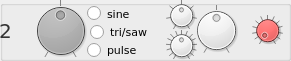
    <widget class="QGroupBox" name="osc2">
     <property name="enabled">
      <bool>true</bool>
     </property>
     <property name="geometry">
      <rect>
       <x>14</x>
       <y>114</y>
       <width>291</width>
       <height>61</height>
      </rect>
     </property>
     <property name="styleSheet">
      <string notr="true"/>
     </property>
     <widget class="QRadioButton" name="osc_2_waveform_tri">
      <property name="geometry">
       <rect>
        <x>90</x>
        <y>22</y>
        <width>71</width>
        <height>20</height>
       </rect>
      </property>
      <property name="font">
       <font>
        <family>DejaVu Sans</family>
        <pointsize>8</pointsize>
       </font>
      </property>
      <property name="text">
       <string>tri/saw</string>
      </property>
      <attribute name="buttonGroup">
       <string notr="true">osc_2_waveform</string>
      </attribute>
     </widget>
     <widget class="QRadioButton" name="osc_2_waveform_pul">
      <property name="geometry">
       <rect>
        <x>87</x>
        <y>40</y>
        <width>60</width>
        <height>20</height>
       </rect>
      </property>
      <property name="font">
       <font>
        <family>DejaVu Sans</family>
        <pointsize>8</pointsize>
       </font>
      </property>
      <property name="text">
       <string>pulse</string>
      </property>
      <attribute name="buttonGroup">
       <string notr="true">osc_2_waveform</string>
      </attribute>
     </widget>
     <widget class="QRadioButton" name="osc_2_waveform_sin">
      <property name="geometry">
       <rect>
        <x>87</x>
        <y>4</y>
        <width>60</width>
        <height>19</height>
       </rect>
      </property>
      <property name="font">
       <font>
        <family>DejaVu Sans</family>
        <pointsize>8</pointsize>
       </font>
      </property>
      <property name="text">
       <string>sine</string>
      </property>
      <attribute name="buttonGroup">
       <string notr="true">osc_2_waveform</string>
      </attribute>
     </widget>
     <widget class="QLabel" name="osc_2_label">
      <property name="geometry">
       <rect>
        <x>-10</x>
        <y>10</y>
        <width>31</width>
        <height>41</height>
       </rect>
      </property>
      <property name="font">
       <font>
        <family>DejaVu Sans</family>
        <pointsize>15</pointsize>
        <weight>50</weight>
        <bold>false</bold>
       </font>
      </property>
      <property name="styleSheet">
       <string notr="true">color: #333</string>
      </property>
      <property name="text">
       <string>2</string>
      </property>
      <property name="alignment">
       <set>Qt::AlignCenter</set>
      </property>
     </widget>
     <widget class="QDial" name="osc_2_shape">
      <property name="geometry">
       <rect>
        <x>30</x>
        <y>0</y>
        <width>61</width>
        <height>61</height>
       </rect>
      </property>
      <property name="toolTip">
       <string>&lt;html&gt;&lt;head/&gt;&lt;body&gt;&lt;p&gt;oscilator shape&lt;/span&gt;&lt;/p&gt;&lt;/body&gt;&lt;/html&gt;</string>
      </property>
      <property name="styleSheet">
       <string notr="true">background-color:darkgrey</string>
      </property>
      <property name="minimum">
       <number>-100</number>
      </property>
      <property name="maximum">
       <number>100</number>
      </property>
      <property name="invertedControls">
       <bool>false</bool>
      </property>
      <property name="notchTarget">
       <double>100.000000000000000</double>
      </property>
      <property name="notchesVisible">
       <bool>true</bool>
      </property>
     </widget>
     <widget class="QDial" name="osc_2_octave">
      <property name="geometry">
       <rect>
        <x>166</x>
        <y>0</y>
        <width>31</width>
        <height>31</height>
       </rect>
      </property>
      <property name="palette">
       <palette>
        <active>
         <colorrole role="Button">
          <brush brushstyle="SolidPattern">
           <color alpha="255">
            <red>239</red>
            <green>239</green>
            <blue>239</blue>
           </color>
          </brush>
         </colorrole>
         <colorrole role="Base">
          <brush brushstyle="SolidPattern">
           <color alpha="255">
            <red>239</red>
            <green>239</green>
            <blue>239</blue>
           </color>
          </brush>
         </colorrole>
         <colorrole role="Window">
          <brush brushstyle="SolidPattern">
           <color alpha="255">
            <red>239</red>
            <green>239</green>
            <blue>239</blue>
           </color>
          </brush>
         </colorrole>
         <colorrole role="Highlight">
          <brush brushstyle="SolidPattern">
           <color alpha="255">
            <red>0</red>
            <green>100</green>
            <blue>0</blue>
           </color>
          </brush>
         </colorrole>
        </active>
        <inactive>
         <colorrole role="Button">
          <brush brushstyle="SolidPattern">
           <color alpha="255">
            <red>239</red>
            <green>239</green>
            <blue>239</blue>
           </color>
          </brush>
         </colorrole>
         <colorrole role="Base">
          <brush brushstyle="SolidPattern">
           <color alpha="255">
            <red>239</red>
            <green>239</green>
            <blue>239</blue>
           </color>
          </brush>
         </colorrole>
         <colorrole role="Window">
          <brush brushstyle="SolidPattern">
           <color alpha="255">
            <red>239</red>
            <green>239</green>
            <blue>239</blue>
           </color>
          </brush>
         </colorrole>
         <colorrole role="Highlight">
          <brush brushstyle="SolidPattern">
           <color alpha="255">
            <red>0</red>
            <green>100</green>
            <blue>0</blue>
           </color>
          </brush>
         </colorrole>
        </inactive>
        <disabled>
         <colorrole role="Button">
          <brush brushstyle="SolidPattern">
           <color alpha="255">
            <red>239</red>
            <green>239</green>
            <blue>239</blue>
           </color>
          </brush>
         </colorrole>
         <colorrole role="Base">
          <brush brushstyle="SolidPattern">
           <color alpha="255">
            <red>239</red>
            <green>239</green>
            <blue>239</blue>
           </color>
          </brush>
         </colorrole>
         <colorrole role="Window">
          <brush brushstyle="SolidPattern">
           <color alpha="255">
            <red>239</red>
            <green>239</green>
            <blue>239</blue>
           </color>
          </brush>
         </colorrole>
         <colorrole role="Highlight">
          <brush brushstyle="SolidPattern">
           <color alpha="255">
            <red>0</red>
            <green>100</green>
            <blue>0</blue>
           </color>
          </brush>
         </colorrole>
        </disabled>
       </palette>
      </property>
      <property name="toolTip">
       <string>&lt;html&gt;&lt;head/&gt;&lt;body&gt;&lt;p&gt;octave&lt;/p&gt;&lt;/body&gt;&lt;/html&gt;</string>
      </property>
      <property name="styleSheet">
       <string notr="true"/>
      </property>
      <property name="minimum">
       <number>-3</number>
      </property>
      <property name="maximum">
       <number>3</number>
      </property>
      <property name="pageStep">
       <number>1</number>
      </property>
      <property name="wrapping">
       <bool>false</bool>
      </property>
      <property name="notchesVisible">
       <bool>true</bool>
      </property>
     </widget>
     <widget class="QDial" name="osc_2_pitch_semi">
      <property name="geometry">
       <rect>
        <x>166</x>
        <y>30</y>
        <width>31</width>
        <height>31</height>
       </rect>
      </property>
      <property name="palette">
       <palette>
        <active>
         <colorrole role="Button">
          <brush brushstyle="SolidPattern">
           <color alpha="255">
            <red>239</red>
            <green>239</green>
            <blue>239</blue>
           </color>
          </brush>
         </colorrole>
         <colorrole role="Base">
          <brush brushstyle="SolidPattern">
           <color alpha="255">
            <red>239</red>
            <green>239</green>
            <blue>239</blue>
           </color>
          </brush>
         </colorrole>
         <colorrole role="Window">
          <brush brushstyle="SolidPattern">
           <color alpha="255">
            <red>239</red>
            <green>239</green>
            <blue>239</blue>
           </color>
          </brush>
         </colorrole>
         <colorrole role="Highlight">
          <brush brushstyle="SolidPattern">
           <color alpha="255">
            <red>0</red>
            <green>100</green>
            <blue>0</blue>
           </color>
          </brush>
         </colorrole>
        </active>
        <inactive>
         <colorrole role="Button">
          <brush brushstyle="SolidPattern">
           <color alpha="255">
            <red>239</red>
            <green>239</green>
            <blue>239</blue>
           </color>
          </brush>
         </colorrole>
         <colorrole role="Base">
          <brush brushstyle="SolidPattern">
           <color alpha="255">
            <red>239</red>
            <green>239</green>
            <blue>239</blue>
           </color>
          </brush>
         </colorrole>
         <colorrole role="Window">
          <brush brushstyle="SolidPattern">
           <color alpha="255">
            <red>239</red>
            <green>239</green>
            <blue>239</blue>
           </color>
          </brush>
         </colorrole>
         <colorrole role="Highlight">
          <brush brushstyle="SolidPattern">
           <color alpha="255">
            <red>0</red>
            <green>100</green>
            <blue>0</blue>
           </color>
          </brush>
         </colorrole>
        </inactive>
        <disabled>
         <colorrole role="Button">
          <brush brushstyle="SolidPattern">
           <color alpha="255">
            <red>239</red>
            <green>239</green>
            <blue>239</blue>
           </color>
          </brush>
         </colorrole>
         <colorrole role="Base">
          <brush brushstyle="SolidPattern">
           <color alpha="255">
            <red>239</red>
            <green>239</green>
            <blue>239</blue>
           </color>
          </brush>
         </colorrole>
         <colorrole role="Window">
          <brush brushstyle="SolidPattern">
           <color alpha="255">
            <red>239</red>
            <green>239</green>
            <blue>239</blue>
           </color>
          </brush>
         </colorrole>
         <colorrole role="Highlight">
          <brush brushstyle="SolidPattern">
           <color alpha="255">
            <red>0</red>
            <green>100</green>
            <blue>0</blue>
           </color>
          </brush>
         </colorrole>
        </disabled>
       </palette>
      </property>
      <property name="toolTip">
       <string>&lt;html&gt;&lt;head/&gt;&lt;body&gt;&lt;p&gt;semitone&lt;/p&gt;&lt;/body&gt;&lt;/html&gt;</string>
      </property>
      <property name="styleSheet">
       <string notr="true"/>
      </property>
      <property name="minimum">
       <number>-7</number>
      </property>
      <property name="maximum">
       <number>7</number>
      </property>
      <property name="pageStep">
       <number>1</number>
      </property>
      <property name="notchTarget">
       <double>0.000000000000000</double>
      </property>
      <property name="notchesVisible">
       <bool>true</bool>
      </property>
     </widget>
     <widget class="QDial" name="osc_2_pitch_fine">
      <property name="geometry">
       <rect>
        <x>191</x>
        <y>0</y>
        <width>51</width>
        <height>61</height>
       </rect>
      </property>
      <property name="toolTip">
       <string>&lt;html&gt;&lt;head/&gt;&lt;body&gt;&lt;p&gt;fine tune&lt;/p&gt;&lt;/body&gt;&lt;/html&gt;</string>
      </property>
      <property name="styleSheet">
       <string notr="true"/>
      </property>
      <property name="minimum">
       <number>-999</number>
      </property>
      <property name="maximum">
       <number>999</number>
      </property>
      <property name="singleStep">
       <number>1</number>
      </property>
      <property name="notchTarget">
       <double>500.000000000000000</double>
      </property>
      <property name="notchesVisible">
       <bool>true</bool>
      </property>
     </widget>
     <widget class="QDial" name="osc_2_p_wheel_range">
      <property name="geometry">
       <rect>
        <x>252</x>
        <y>10</y>
        <width>31</width>
        <height>41</height>
       </rect>
      </property>
      <property name="palette">
       <palette>
        <active>
         <colorrole role="Button">
          <brush brushstyle="SolidPattern">
           <color alpha="255">
            <red>255</red>
            <green>0</green>
            <blue>0</blue>
           </color>
          </brush>
         </colorrole>
         <colorrole role="Base">
          <brush brushstyle="SolidPattern">
           <color alpha="255">
            <red>255</red>
            <green>0</green>
            <blue>0</blue>
           </color>
          </brush>
         </colorrole>
         <colorrole role="Window">
          <brush brushstyle="SolidPattern">
           <color alpha="255">
            <red>255</red>
            <green>0</green>
            <blue>0</blue>
           </color>
          </brush>
         </colorrole>
         <colorrole role="Highlight">
          <brush brushstyle="SolidPattern">
           <color alpha="255">
            <red>0</red>
            <green>100</green>
            <blue>0</blue>
           </color>
          </brush>
         </colorrole>
        </active>
        <inactive>
         <colorrole role="Button">
          <brush brushstyle="SolidPattern">
           <color alpha="255">
            <red>255</red>
            <green>0</green>
            <blue>0</blue>
           </color>
          </brush>
         </colorrole>
         <colorrole role="Base">
          <brush brushstyle="SolidPattern">
           <color alpha="255">
            <red>255</red>
            <green>0</green>
            <blue>0</blue>
           </color>
          </brush>
         </colorrole>
         <colorrole role="Window">
          <brush brushstyle="SolidPattern">
           <color alpha="255">
            <red>255</red>
            <green>0</green>
            <blue>0</blue>
           </color>
          </brush>
         </colorrole>
         <colorrole role="Highlight">
          <brush brushstyle="SolidPattern">
           <color alpha="255">
            <red>0</red>
            <green>100</green>
            <blue>0</blue>
           </color>
          </brush>
         </colorrole>
        </inactive>
        <disabled>
         <colorrole role="Button">
          <brush brushstyle="SolidPattern">
           <color alpha="255">
            <red>255</red>
            <green>0</green>
            <blue>0</blue>
           </color>
          </brush>
         </colorrole>
         <colorrole role="Base">
          <brush brushstyle="SolidPattern">
           <color alpha="255">
            <red>255</red>
            <green>0</green>
            <blue>0</blue>
           </color>
          </brush>
         </colorrole>
         <colorrole role="Window">
          <brush brushstyle="SolidPattern">
           <color alpha="255">
            <red>255</red>
            <green>0</green>
            <blue>0</blue>
           </color>
          </brush>
         </colorrole>
         <colorrole role="Highlight">
          <brush brushstyle="SolidPattern">
           <color alpha="255">
            <red>0</red>
            <green>100</green>
            <blue>0</blue>
           </color>
          </brush>
         </colorrole>
        </disabled>
       </palette>
      </property>
      <property name="font">
       <font>
        <pointsize>10</pointsize>
       </font>
      </property>
      <property name="toolTip">
       <string>&lt;html&gt;&lt;head/&gt;&lt;body&gt;&lt;p&gt;pitchbend range&lt;/p&gt;&lt;/body&gt;&lt;/html&gt;</string>
      </property>
      <property name="styleSheet">
       <string notr="true">background-color:red</string>
      </property>
      <property name="minimum">
       <number>0</number>
      </property>
      <property name="maximum">
       <number>12</number>
      </property>
      <property name="pageStep">
       <number>1</number>
      </property>
      <property name="notchTarget">
       <double>0.000000000000000</double>
      </property>
      <property name="notchesVisible">
       <bool>true</bool>
      </property>
     </widget>
    </widget>
